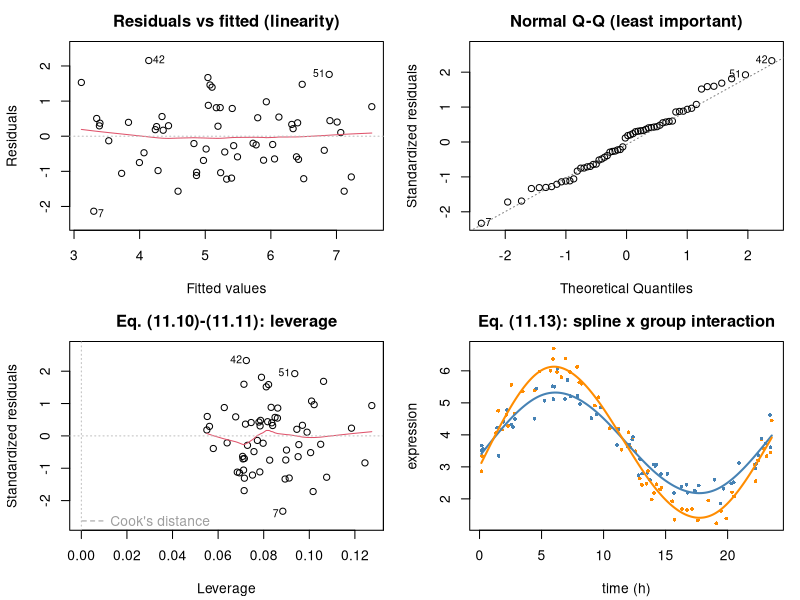

Reproduce this figure in R.
## ---- chunk 1
suppressPackageStartupMessages(library(splines))
MODULE_NAME <- "11_linear_models"
OUT <- file.path(Sys.getenv("STATS_OUT", unset = "results"), MODULE_NAME)
dir.create(OUT, recursive = TRUE, showWarnings = FALSE)
header <- function(txt) cat("\n", strrep("=", 72), "\n", txt, "\n",
                            strrep("=", 72), "\n", sep = "")
## ---- chunk 2
header("1. Normal equations, hat matrix, standard errors (11.2)-(11.5)")
set.seed(1101)
n <- 60
dat <- data.frame(age = runif(n, 25, 75), treated = rbinom(n, 1, 0.5),
                  batch = factor(sample(0:2, n, TRUE)))
dat$y <- with(dat, 2 + 0.05*age + 1.4*treated + 0.6*(batch=="1") -
                0.4*(batch=="2") + rnorm(n))

ols_from_scratch <- function(X, y) {
  ## QR, never solve(t(X) %*% X): forming the normal equations SQUARES the
  ## condition number (eq. 16.10) and loses half your significant digits.
  qrX <- qr(X); beta <- qr.coef(qrX, y)                      # eq. (11.2)
  fitted <- X %*% beta; resid <- y - fitted
  p <- ncol(X); sigma2 <- sum(resid^2) / (n - p)             # eq. (11.4)
  XtX_inv <- chol2inv(qr.R(qrX))
  se <- sqrt(sigma2 * diag(XtX_inv))
  t <- beta / se                                             # eq. (11.5)
  H <- qr.Q(qrX) %*% t(qr.Q(qrX))                            # eq. (11.3)
  list(beta = beta, se = se, t = t, p = 2*pt(abs(t), n-p, lower.tail = FALSE),
       H = H, leverage = diag(H), sigma2 = sigma2)
}
X <- model.matrix(~ age + treated + batch, data = dat)
mine <- ols_from_scratch(X, dat$y)
fit <- lm(y ~ age + treated + batch, data = dat)
cat(sprintf("  %-14s%13s%11s%9s%19s\n", "term", "beta (mine)", "SE (mine)", "t",
            "lm() beta"))
for (i in seq_along(mine$beta))
  cat(sprintf("  %-14s%13.5f%11.5f%9.3f%19.5f\n", names(mine$beta)[i],
              mine$beta[i], mine$se[i], mine$t[i], coef(fit)[i]))
cat(sprintf("\n  max |mine - lm()| = %.2e\n", max(abs(mine$beta - coef(fit)))))
cat(sprintf("\n  Hat matrix (11.3): symmetric? %s  idempotent? %s  trace = %.6f (= p = %d)\n",
            isTRUE(all.equal(mine$H, t(mine$H))),
            isTRUE(all.equal(mine$H %*% mine$H, mine$H)),
            sum(diag(mine$H)), ncol(X)))

cat("\n--- Numerical stability on a nearly-collinear design ---\n")
tt <- seq(0, 1, length.out = 40)
Xbad <- cbind(1, tt, tt^2, tt^3, tt^4, tt^5)
ybad <- 1 + 2*tt + rnorm(40, 0, 0.01)
cat(sprintf("  condition number of X   : %.3e\n", kappa(Xbad, exact = TRUE)))
cat(sprintf("  condition number of X'X : %.3e\n", kappa(crossprod(Xbad), exact = TRUE)))
b_normal <- solve(crossprod(Xbad), crossprod(Xbad, ybad))
b_qr <- qr.coef(qr(Xbad), ybad)
cat(sprintf("  max |normal-equations - QR|: %.3e\n", max(abs(b_normal - b_qr))))
cat("  lm() uses QR for exactly this reason.\n")
## ---- chunk 3
header("2. Partial F test (11.6); why R^2 cannot select models (11.7)")
fit_red <- lm(y ~ age + treated, data = dat)
av <- anova(fit_red, fit)
p1 <- length(coef(fit)); p0 <- length(coef(fit_red))
F_manual <- ((sum(residuals(fit_red)^2) - sum(residuals(fit)^2)) / (p1 - p0)) /
  (sum(residuals(fit)^2) / (n - p1))
cat(sprintf("  manual F (11.6) = %.4f, df=(%d, %d), p = %.4f\n",
            F_manual, p1 - p0, n - p1, pf(F_manual, p1-p0, n-p1, lower.tail = FALSE)))
cat(sprintf("  anova() F       = %.4f, p = %.4f\n", av[["F"]][2], av[["Pr(>F)"]][2]))

cat("\n  R^2 always increases when you add ANY predictor - even pure noise:\n")
d2 <- dat
cat(sprintf("    %-34s%9s%10s\n", "model", "R^2", "adj R^2"))
f0 <- lm(y ~ age, data = d2)
cat(sprintf("    %-34s%9.4f%10.4f\n", "y ~ age", summary(f0)$r.squared,
            summary(f0)$adj.r.squared))
set.seed(1102)
for (k in 1:5) {
  d2[[paste0("noise", k)]] <- rnorm(n)
  form <- as.formula(paste("y ~ age +", paste0("noise", 1:k, collapse = " + ")))
  f_ <- lm(form, data = d2)
  cat(sprintf("    %-34s%9.4f%10.4f\n", sprintf("+ %d pure-noise predictors", k),
              summary(f_)$r.squared, summary(f_)$adj.r.squared))
}
cat("  Adjusted R^2 penalises p, but neither is a validation metric (Module 21).\n")
## ---- chunk 4
header("3. CI for the mean vs PI for an observation (11.8)-(11.9)")
fit_s <- lm(y ~ age, data = dat)
nd <- data.frame(age = 50)
ci <- predict(fit_s, nd, interval = "confidence")
pi_ <- predict(fit_s, nd, interval = "prediction")
cat(sprintf("  at age = 50: fitted = %.4f\n", ci[1]))
cat(sprintf("    95%% CI for the MEAN  [%.4f, %.4f]  width %.4f\n",
            ci[2], ci[3], ci[3] - ci[2]))
cat(sprintf("    95%% PI for an OBS    [%.4f, %.4f]  width %.4f\n",
            pi_[2], pi_[3], pi_[3] - pi_[2]))
cat("\n  As n grows the CI shrinks to zero but the PI converges to ~ +/-1.96 sigma:\n")
set.seed(1103)
for (nn in c(30, 300, 3000, 30000)) {
  a <- runif(nn, 25, 75); yy <- 2 + 0.05*a + rnorm(nn)
  f_ <- lm(yy ~ a)
  c_ <- predict(f_, data.frame(a = 50), interval = "confidence")
  p_ <- predict(f_, data.frame(a = 50), interval = "prediction")
  cat(sprintf("    n=%6d: CI width %.4f   PI width %.4f\n", nn,
              c_[3]-c_[2], p_[3]-p_[2]))
}
cat("  The extra 1 in eq. (11.9) is irreducible noise. The PI does NOT shrink.\n")
## ---- chunk 5
header("4. Diagnostics: leverage, Cook's D, VIF (11.10)-(11.12)")
lev <- hatvalues(fit); ck <- cooks.distance(fit); p_ <- length(coef(fit))
cat(sprintf("  leverage rule of thumb 2p/n = %.4f: %d points flagged\n",
            2*p_/n, sum(lev > 2*p_/n)))
cat(sprintf("  Cook's D rule of thumb 4/n  = %.4f: %d points flagged\n",
            4/n, sum(ck > 4/n)))
cat(sprintf("  from-scratch leverage matches hatvalues(): %s\n",
            isTRUE(all.equal(unname(sort(lev)), sort(mine$leverage)))))
sr <- rstandard(fit)
cat("\n  High leverage != influential. Both are needed:\n")
cat(sprintf("    %-8s%10s%13s%10s\n", "point", "leverage", "|std resid|", "Cook D"))
for (i in order(-ck)[1:4])
  cat(sprintf("    %-8d%10.4f%13.4f%10.4f\n", i, lev[i], abs(sr[i]), ck[i]))

vif_manual <- function(X, j) {
  others <- X[, -j, drop = FALSE]
  1 / (1 - summary(lm(X[, j] ~ others - 1))$r.squared)          # eq. (11.12)
}
set.seed(1104)
z1 <- rnorm(n); z2 <- 0.97*z1 + rnorm(n, 0, 0.24)
Xv <- cbind(1, age = dat$age, z1 = z1, z2 = z2)
cat("\n  VIF (11.12) for a design with an induced collinearity:\n")
for (j in 2:4) {
  v <- vif_manual(Xv, j)
  cat(sprintf("    %-6s VIF = %7.2f  -> SE inflated %.2fx%s\n",
              colnames(Xv)[j], v, sqrt(v), if (v > 10) "   <-- serious" else ""))
}
## ---- chunk 6
header("5. Splines: linear in the PARAMETERS (11.13)")
set.seed(1105)
tt <- sort(runif(120, 0, 24))
grp <- rep(0:1, 60)
expr <- 3 + 2*sin(tt/24*2*pi) + 0.06*tt + 0.8*grp*sin(tt/24*2*pi) + rnorm(120, 0, 0.35)
dt <- data.frame(expr = expr, t = tt, grp = factor(grp))
m_lin <- lm(expr ~ t, data = dt)
m_spl <- lm(expr ~ ns(t, df = 5), data = dt)
m_int <- lm(expr ~ ns(t, df = 5) * grp, data = dt)
cat(sprintf("  %-34s%5s%10s%10s\n", "model", "df", "RSS", "adj R^2"))
for (z in list(list("expr ~ t (linear)", m_lin), list("expr ~ ns(t, df=5)", m_spl),
               list("expr ~ ns(t, df=5) * group", m_int)))
  cat(sprintf("  %-34s%5d%10.3f%10.4f\n", z[[1]], z[[2]]$rank - 1,
              sum(residuals(z[[2]])^2), summary(z[[2]])$adj.r.squared))
av2 <- anova(m_spl, m_int)
cat(sprintf("\n  Treatment x time interaction test (11.6): F = %.3f, p = %.3e\n",
            av2[["F"]][2], av2[["Pr(>F)"]][2]))
cat("  This is how to ask 'do the groups follow different smooth trajectories?'\n")
cat("  NOTE ns() (natural splines) constrains the fit to be LINEAR beyond the\n")
cat("  boundary knots, which tames the wild tails of unrestricted polynomials.\n")
## ---- chunk 7
header("6. Ranking the assumption violations by damage done")
fpr_under <- function(violation, n_sim = 2000, n = 30) {
  mean(replicate(n_sim, {
    if (violation == "none") { x <- rnorm(n); y <- rnorm(n) }
    else if (violation == "non-normal residuals") { x <- rnorm(n); y <- rt(n, 3)*0.7 }
    else if (violation == "heteroscedasticity") {
      x <- rnorm(n); y <- rnorm(n, 0, 0.2 + 1.5*abs(x)) }
    else {   # dependence: 6 clusters of 5
      cl <- rep(rnorm(6, 0, 1.2), each = 5)
      x <- rep(rnorm(6), each = 5) + rnorm(n, 0, 0.3)
      y <- cl + rnorm(n, 0, 0.5) }
    coef(summary(lm(y ~ x)))["x", "Pr(>|t|)"] < 0.05
  }))
}
set.seed(1106)
cat(sprintf("  %-28s%21s  (nominal 5%%)\n", "violation", "false-positive rate"))
for (v in c("none", "non-normal residuals", "heteroscedasticity", "dependence (clusters)"))
  cat(sprintf("  %-28s%20.1f%%\n", v, 100 * fpr_under(v)))
cat("\n  Non-normal residuals: barely matters at n=30 (the CLT, eq. 4.5).\n")
cat("  Heteroscedasticity : distorts SEs - fix with HC3 (Module 05).\n")
cat("  DEPENDENCE         : catastrophic, and INVISIBLE in residual plots.\n")
cat("  Fix dependence by design or with a mixed model (Module 14).\n")
## ---- chunk 8
png(file.path(OUT, "linear_models.png"), width = 1100, height = 800, res = 110)
par(mfrow = c(2, 2), mar = c(4.2, 4.2, 2.5, 1))
plot(fit, which = 1, caption = "", main = "Residuals vs fitted (linearity)")
plot(fit, which = 2, caption = "", main = "Normal Q-Q (least important)")
plot(fit, which = 5, caption = "", main = "Eq. (11.10)-(11.11): leverage")
grid_t <- data.frame(t = seq(min(dt$t), max(dt$t), length.out = 200))
plot(dt$t, dt$expr, col = c("steelblue", "darkorange")[dt$grp], pch = 16, cex = 0.6,
     xlab = "time (h)", ylab = "expression",
     main = "Eq. (11.13): spline x group interaction")
for (g in 0:1) {
  gg <- grid_t; gg$grp <- factor(g, levels = c("0", "1"))
  lines(gg$t, predict(m_int, gg), col = c("steelblue", "darkorange")[g+1], lwd = 2)
}
invisible(dev.off())
cat("\nFigure written to", file.path(OUT, "linear_models.png"), "\n")
